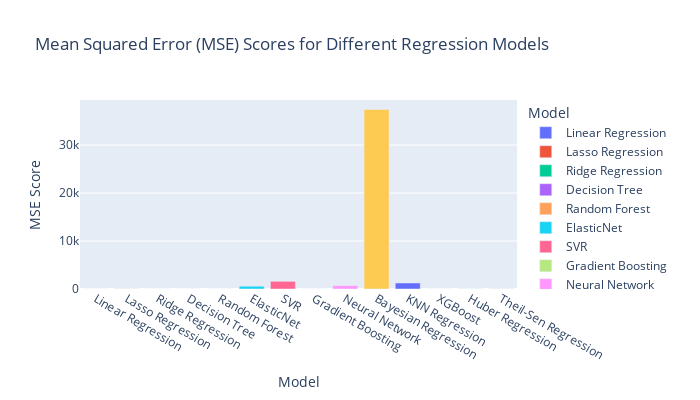

Notebook code cell kept with this figure:
### Code cell
mse_scores = []

for clf_name, clf in regressors:
    # Fit clf to the training set
    clf.fit(X_train, y_train)

    # Predict y_pred
    y_pred = clf.predict(X_test)

    mse_score = mse(y_test, y_pred)
    
    mse_scores.append({'Model': clf_name, 'MSE Score': mse_score})

# Create a DataFrame for the MSE scores
mse_df = pd.DataFrame(mse_scores)

# Create the bar plot using Plotly Express
fig = px.bar(mse_df, x='Model', y='MSE Score', color='Model',
             title='Mean Squared Error (MSE) Scores for Different Regression Models',
             width=700, height=400)

# Show the plot
fig.show()

### Figure 1 — Plotly figure (JSON) as saved in the notebook; plotly's stock layout.template omitted (floating-point values rounded to 4 significant figures)
{"data": [{"alignmentgroup": "True", "hovertemplate": "Model=%{x}<br>MSE Score=%{y}<extra></extra>", "legendgroup": "Linear Regression", "marker": {"color": "#636efa", "pattern": {"shape": ""}}, "name": "Linear Regression", "offsetgroup": "Linear Regression", "orientation": "v", "showlegend": true, "textposition": "auto", "type": "bar", "x": ["Linear Regression"], "xaxis": "x", "y": [0.09916], "yaxis": "y"}, {"alignmentgroup": "True", "hovertemplate": "Model=%{x}<br>MSE Score=%{y}<extra></extra>", "legendgroup": "Lasso Regression", "marker": {"color": "#EF553B", "pattern": {"shape": ""}}, "name": "Lasso Regression", "offsetgroup": "Lasso Regression", "orientation": "v", "showlegend": true, "textposition": "auto", "type": "bar", "x": ["Lasso Regression"], "xaxis": "x", "y": [19.94], "yaxis": "y"}, {"alignmentgroup": "True", "hovertemplate": "Model=%{x}<br>MSE Score=%{y}<extra></extra>", "legendgroup": "Ridge Regression", "marker": {"color": "#00cc96", "pattern": {"shape": ""}}, "name": "Ridge Regression", "offsetgroup": "Ridge Regression", "orientation": "v", "showlegend": true, "textposition": "auto", "type": "bar", "x": ["Ridge Regression"], "xaxis": "x", "y": [0.1124], "yaxis": "y"}, {"alignmentgroup": "True", "hovertemplate": "Model=%{x}<br>MSE Score=%{y}<extra></extra>", "legendgroup": "Decision Tree", "marker": {"color": "#ab63fa", "pattern": {"shape": ""}}, "name": "Decision Tree", "offsetgroup": "Decision Tree", "orientation": "v", "showlegend": true, "textposition": "auto", "type": "bar", "x": ["Decision Tree"], "xaxis": "x", "y": [0.1811], "yaxis": "y"}, {"alignmentgroup": "True", "hovertemplate": "Model=%{x}<br>MSE Score=%{y}<extra></extra>", "legendgroup": "Random Forest", "marker": {"color": "#FFA15A", "pattern": {"shape": ""}}, "name": "Random Forest", "offsetgroup": "Random Forest", "orientation": "v", "showlegend": true, "textposition": "auto", "type": "bar", "x": ["Random Forest"], "xaxis": "x", "y": [0.1249], "yaxis": "y"}, {"alignmentgroup": "True", "hovertemplate": "Model=%{x}<br>MSE Score=%{y}<extra></extra>", "legendgroup": "ElasticNet", "marker": {"color": "#19d3f3", "pattern": {"shape": ""}}, "name": "ElasticNet", "offsetgroup": "ElasticNet", "orientation": "v", "showlegend": true, "textposition": "auto", "type": "bar", "x": ["ElasticNet"], "xaxis": "x", "y": [570.2], "yaxis": "y"}, {"alignmentgroup": "True", "hovertemplate": "Model=%{x}<br>MSE Score=%{y}<extra></extra>", "legendgroup": "SVR", "marker": {"color": "#FF6692", "pattern": {"shape": ""}}, "name": "SVR", "offsetgroup": "SVR", "orientation": "v", "showlegend": true, "textposition": "auto", "type": "bar", "x": ["SVR"], "xaxis": "x", "y": [1597.0], "yaxis": "y"}, {"alignmentgroup": "True", "hovertemplate": "Model=%{x}<br>MSE Score=%{y}<extra></extra>", "legendgroup": "Gradient Boosting", "marker": {"color": "#B6E880", "pattern": {"shape": ""}}, "name": "Gradient Boosting", "offsetgroup": "Gradient Boosting", "orientation": "v", "showlegend": true, "textposition": "auto", "type": "bar", "x": ["Gradient Boosting"], "xaxis": "x", "y": [0.3588], "yaxis": "y"}, {"alignmentgroup": "True", "hovertemplate": "Model=%{x}<br>MSE Score=%{y}<extra></extra>", "legendgroup": "Neural Network", "marker": {"color": "#FF97FF", "pattern": {"shape": ""}}, "name": "Neural Network", "offsetgroup": "Neural Network", "orientation": "v", "showlegend": true, "textposition": "auto", "type": "bar", "x": ["Neural Network"], "xaxis": "x", "y": [706.9], "yaxis": "y"}, {"alignmentgroup": "True", "hovertemplate": "Model=%{x}<br>MSE Score=%{y}<extra></extra>", "legendgroup": "Bayesian Regression", "marker": {"color": "#FECB52", "pattern": {"shape": ""}}, "name": "Bayesian Regression", "offsetgroup": "Bayesian Regression", "orientation": "v", "showlegend": true, "textposition": "auto", "type": "bar", "x": ["Bayesian Regression"], "xaxis": "x", "y": [37420.0], "yaxis": "y"}, {"alignmentgroup": "True", "hovertemplate": "Model=%{x}<br>MSE Score=%{y}<extra></extra>", "legendgroup": "KNN Regression", "marker": {"color": "#636efa", "pattern": {"shape": ""}}, "name": "KNN Regression", "offsetgroup": "KNN Regression", "orientation": "v", "showlegend": true, "textposition": "auto", "type": "bar", "x": ["KNN Regression"], "xaxis": "x", "y": [1256.0], "yaxis": "y"}, {"alignmentgroup": "True", "hovertemplate": "Model=%{x}<br>MSE Score=%{y}<extra></extra>", "legendgroup": "XGBoost", "marker": {"color": "#EF553B", "pattern": {"shape": ""}}, "name": "XGBoost", "offsetgroup": "XGBoost", "orientation": "v", "showlegend": true, "textposition": "auto", "type": "bar", "x": ["XGBoost"], "xaxis": "x", "y": [0.1329], "yaxis": "y"}, {"alignmentgroup": "True", "hovertemplate": "Model=%{x}<br>MSE Score=%{y}<extra></extra>", "legendgroup": "Huber Regression", "marker": {"color": "#00cc96", "pattern": {"shape": ""}}, "name": "Huber Regression", "offsetgroup": "Huber Regression", "orientation": "v", "showlegend": true, "textposition": "auto", "type": "bar", "x": ["Huber Regression"], "xaxis": "x", "y": [14.14], "yaxis": "y"}, {"alignmentgroup": "True", "hovertemplate": "Model=%{x}<br>MSE Score=%{y}<extra></extra>", "legendgroup": "Theil-Sen Regression", "marker": {"color": "#ab63fa", "pattern": {"shape": ""}}, "name": "Theil-Sen Regression", "offsetgroup": "Theil-Sen Regression", "orientation": "v", "showlegend": true, "textposition": "auto", "type": "bar", "x": ["Theil-Sen Regression"], "xaxis": "x", "y": [21.52], "yaxis": "y"}], "layout": {"barmode": "relative", "height": 400, "legend": {"title": {"text": "Model"}, "tracegroupgap": 0}, "title": {"text": "Mean Squared Error (MSE) Scores for Different Regression Models"}, "width": 700, "xaxis": {"anchor": "y", "categoryarray": ["Linear Regression", "Lasso Regression", "Ridge Regression", "Decision Tree", "Random Forest", "ElasticNet", "SVR", "Gradient Boosting", "Neural Network", "Bayesian Regression", "KNN Regression", "XGBoost", "Huber Regression", "Theil-Sen Regression"], "categoryorder": "array", "domain": [0, 1], "title": {"text": "Model"}}, "yaxis": {"anchor": "x", "domain": [0, 1], "title": {"text": "MSE Score"}}}}
